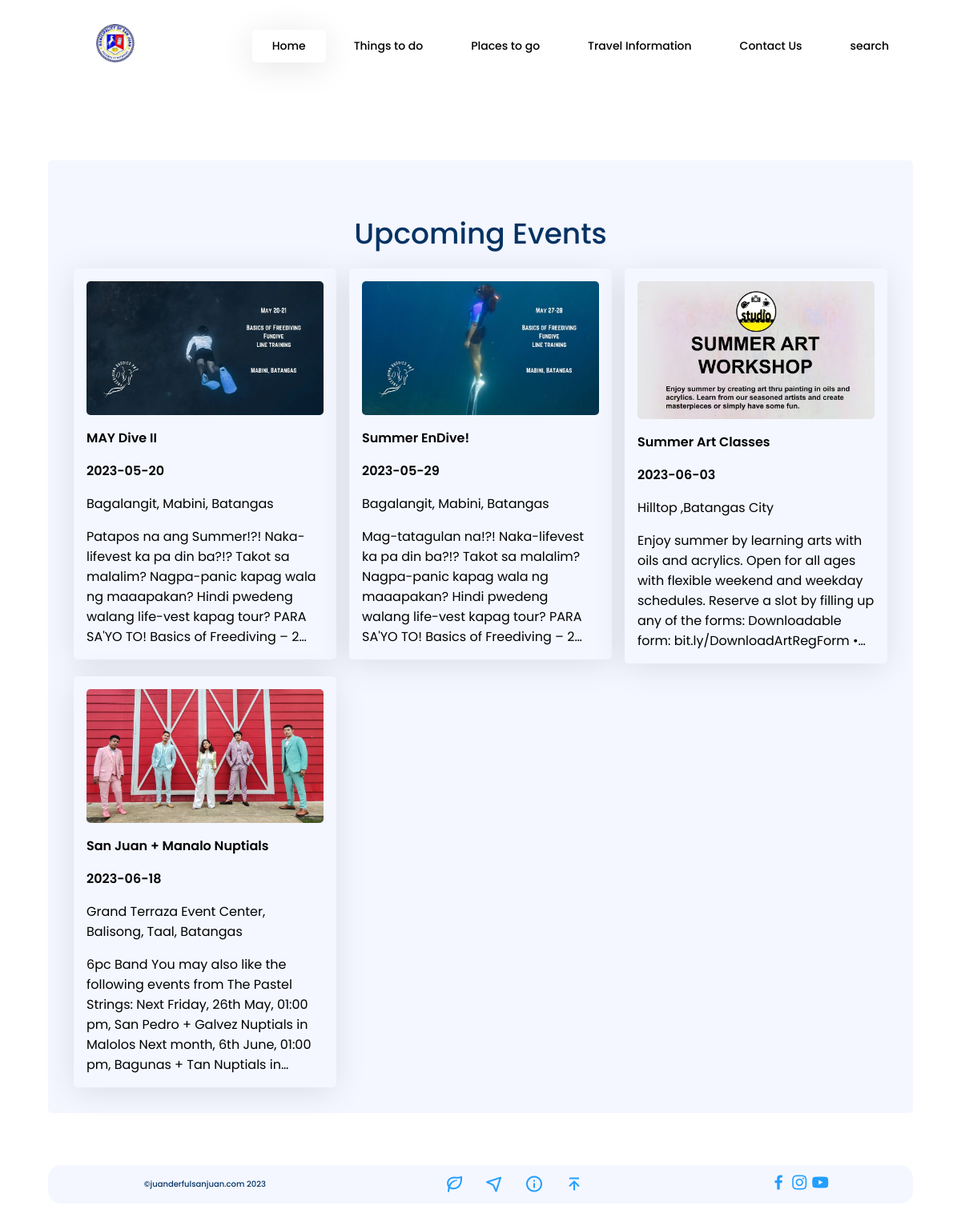
Screenshot of /events.php with the database file from the repository.
### tables this page shows
CREATE TABLE `events` (
  `id` int(11) NOT NULL,
  `name` varchar(100) NOT NULL,
  `description` varchar(10000) NOT NULL,
  `location` varchar(100) NOT NULL,
  `date` date NOT NULL,
  `img1` varchar(50) NOT NULL
);

### events.php (the view, shortened to what this page needs)
<?php
include 'components/connect.php';
?>
<!DOCTYPE html>
<html lang="en">
<head>
    <link rel="stylesheet" href="css/style.css">
</head>
<body>
    <header>
        <?php include 'components/header.php'; ?>
    </header>
    <br><br>
    <br><br>
    <br><br>
    <section class="section events" >
        <div class="events_container container">
            <div class="title_">Upcoming Events</div>
            <div class="events_contents">
                <?php
                    $sql = "SELECT * FROM `events` ORDER BY date";
                    $select_places = $conn->prepare($sql);
                    $select_places->execute();
                    if($select_places->rowCount() > 0){
                    while($fetch_places = $select_places->fetch(PDO::FETCH_ASSOC)){
                ?>
                <div class="events_list">
                    <div class="list_content">
                        <img src="img/events<?= $fetch_places['img1']; ?>">
                        <b><?= $fetch_places['name']; ?></b>
                        <b><?= $fetch_places['date']; ?></b>
                        <?= $fetch_places['location']; ?>
                        <p><?= $fetch_places['description']; ?></p>
                    </div>
                </div>
                <?php
                }
                }else{
                    echo '<p class="empty">No events found!</p>';
                }
                ?>
            </div>
        </div>
    </section>
    <?php include 'components/footer.php'; ?>
</body>
</html>

### css/style.css (style rules this page uses)
:root { --primary-color:#043263; --secondary-color:#239EFE; --text-color: #000000; --bg-color:#fff; --modal-color:#F4F7FF; --body-font: 'Poppins', sans-serif; --bigger-font-size: 3rem; --big-font-size: 2rem; --h1-font-size: 1.5rem; --h2-font-size: 1.25rem; --h3-font-size: 1.125rem; --normal-font-size: .938rem; --small-font-size: .813rem; --smaller-font-size: .75rem; --font-medium: 500; --font-semi-bold: 600; --font-bold: 800; --mb-0-25: .25rem; --mb-0-5: .5rem; --mb-0-75: .75rem; --mb-1: 1rem; --mb-1-5: 1.5rem; --mb-2: 2rem; --mb-2-5: 2.5rem; --mb-3: 3rem; --z-tooltip: 10; --z-fixed: 100; --z-modal: 1000; }
@media screen and (min-width: 968px) { :root { --bigger-font-size: 4rem; --big-font-size: 3rem; --h1-font-size: 2.25rem; --h2-font-size: 1.5rem; --h3-font-size: 1.25rem; --normal-font-size: 1rem; --small-font-size: .875rem; --smaller-font-size: .813rem; } }
* { padding: 0; margin: 0; box-sizing: border-box; font-family: var(--body-font); text-decoration: none; list-style: none; scroll-behavior: smooth; transition: all .2s ease; }
body { background: var(--bg-color); color: var(--text-color); }
b { font-size: var(--normal-font-size); font-weight: var(--font-semi-bold); }
.section { padding: 50px 5% 15px; }
.container { background-color: var(--modal-color); padding: 2rem; border-radius: 5px; }
.title_ { text-align: center; font-size: var(--h1-font-size); font-weight: var(--font-medium); color: var(--primary-color); padding: 2rem 0 1rem; }
header { position: fixed; width: 100%; background: transparent; display: flex; align-items: center; justify-content: space-between; padding: 0 100px; z-index: var(--z-fixed); }
@media only screen and (max-width: 1320px) { header { padding: 0 50px; } }
.events_contents { display: grid; grid-template-columns: repeat(1,1fr); gap: 1rem; }
.list_content { display: flex; flex-direction: column; padding: 1rem; gap: 1rem; background: var(--modal-color); box-shadow: -1px 6px 40px 0px rgba(0,0,0,0.10); border-radius: 5px; }
.list_content img { width: 100%; max-height: 250px ; border-radius: 5px; }
.events_list p { display: -webkit-box; -webkit-line-clamp: 6; -webkit-box-orient: vertical; overflow: hidden; }
@media screen and (min-width: 568px) { header { padding: 30px 5% 30px 10%; } }
@media screen and (min-width: 768px) { .events_contents { grid-template-columns: repeat(2,1fr); } }
@media screen and (min-width: 1024px) { .events_contents { grid-template-columns: repeat(3,1fr); } }

### rows the page displays
events: img1 (picture), name "MAY Dive II", date "2023-05-20", location "Bagalangit, Mabini, Batangas", description "Patapos na ang Summer!?! Naka-lifevest ka pa din ba?!? Takot sa malalim? Nagpa-panic kapag wala ng maaapakan? Hindi pwedeng walang life-vest kapag tour? PARA SA'YO TO! Basics of Freediving –…"
events: img1 (picture), name "Summer EnDive!", date "2023-05-29", location "Bagalangit, Mabini, Batangas", description "Mag-tatagulan na!?! Naka-lifevest ka pa din ba?!? Takot sa malalim? Nagpa-panic kapag wala ng maaapakan? Hindi pwedeng walang life-vest kapag tour? PARA SA'YO TO! Basics of Freediving –…"
events: img1 (picture), name "Summer Art Classes", date "2023-06-03", location "Hilltop ,Batangas City", description "Enjoy summer by learning arts with oils and acrylics. Open for all ages with flexible weekend and weekday schedules. Reserve a slot by filling up any of the forms: Downloadable form: bit.ly/DownloadArtRegForm…"
events: img1 (picture), name "San Juan + Manalo Nuptials", date "2023-06-18", location "Grand Terraza Event Center, Balisong, Taal, Batangas", description "6pc Band You may also like the following events from The Pastel Strings: Next Friday, 26th May, 01:00 pm, San Pedro + Galvez Nuptials in Malolos Next month, 6th June, 01:00 pm, Bagunas + Tan Nuptials…"
